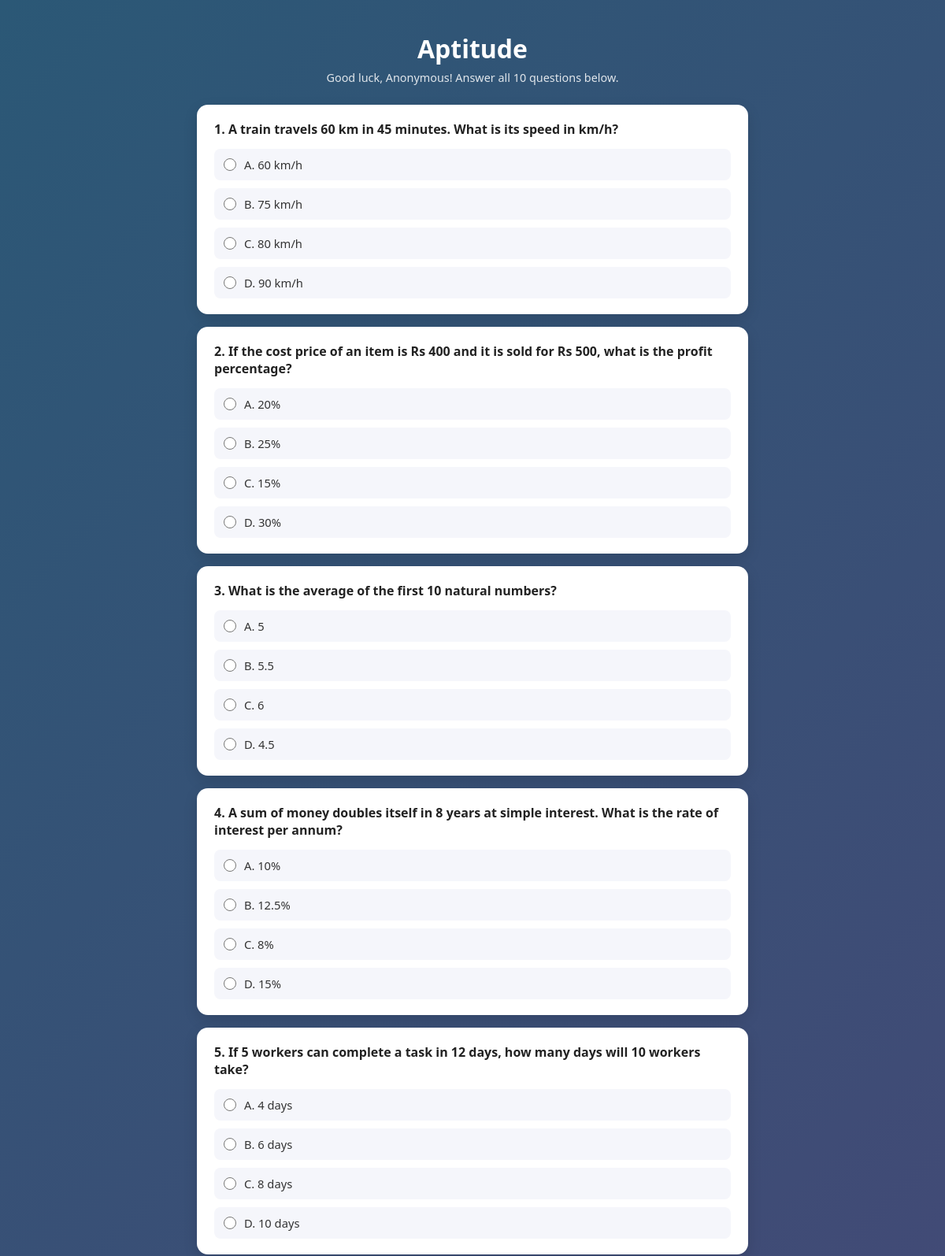
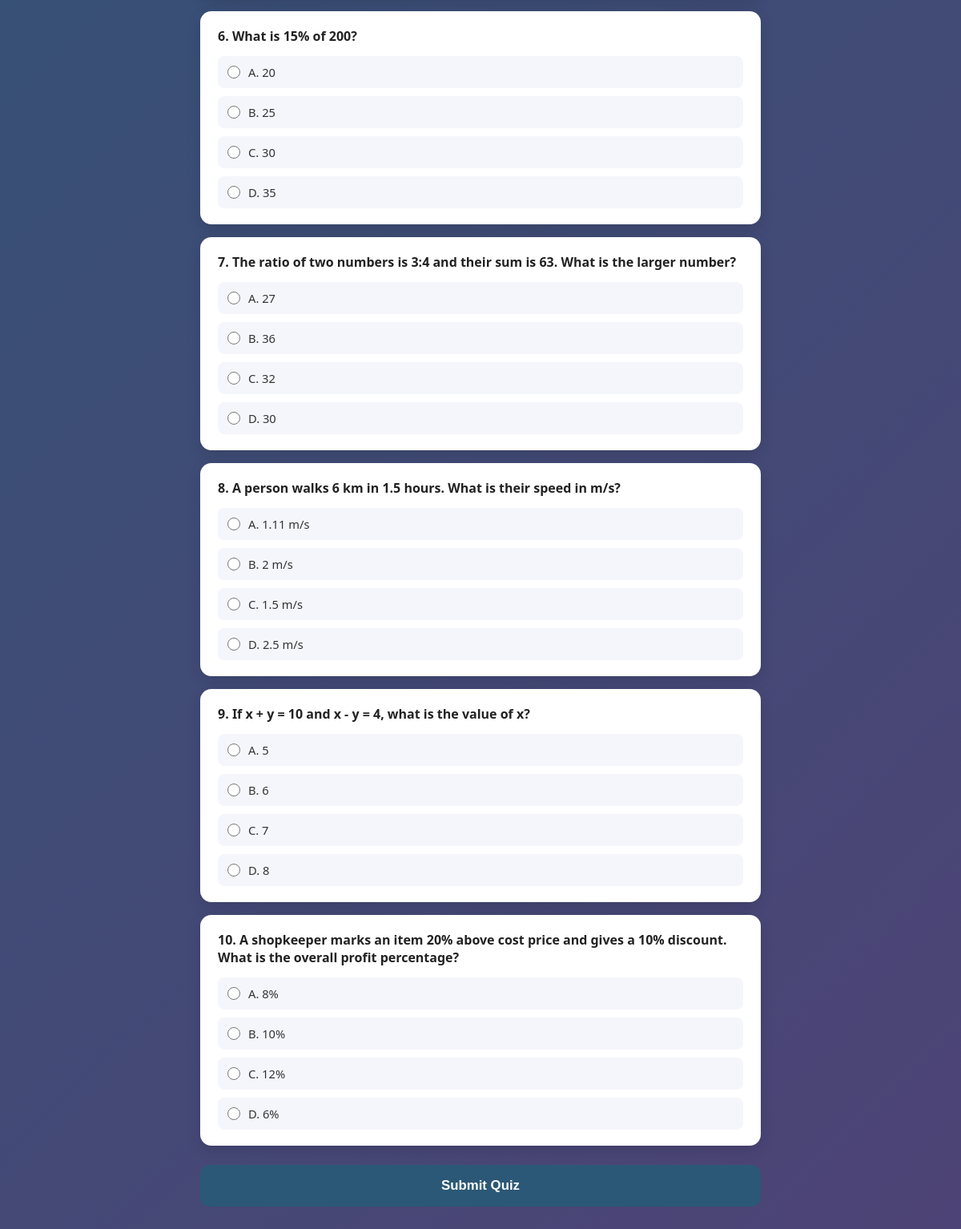
Screenshot of /quiz/2/ with the database file from the repository (2 pictures, top to bottom).
### quiz_app/models.py (models this page shows, shortened)
class Category(models.Model):
    name = models.CharField(max_length=100, unique=True)
    class Meta:
        verbose_name_plural = 'Categories'
        ordering = ['name']

class Question(models.Model):
    OPTION_CHOICES = [('A','Option A'),('B','Option B'),('C','Option C'),('D','Option D')]
    category = models.ForeignKey(Category, on_delete=models.CASCADE, related_name='questions')
    text = models.CharField(max_length=300)
    option_a = models.CharField(max_length=200)
    option_b = models.CharField(max_length=200)
    option_c = models.CharField(max_length=200)
    option_d = models.CharField(max_length=200)
    correct_option = models.CharField(max_length=1, choices=OPTION_CHOICES)
    def options(self):
        return [('A', self.option_a), ('B', self.option_b), ('C', self.option_c), ('D', self.option_d)]

### quiz_app/views.py (the view)
# urls.py: path('quiz/<int:category_id>/', views.quiz, name='quiz'),
def quiz(request, category_id):
    category = get_object_or_404(Category, id=category_id)
    questions = list(category.questions.all())
    player_name = request.session.get('player_name', 'Anonymous')
    if not questions:
        return render(request, 'quiz_app/home.html', {'categories': Category.objects.all(), 'error': f'"{category.name}" has no questions yet. Please choose another category.'})
    return render(request, 'quiz_app/quiz.html', {'category': category, 'questions': questions, 'player_name': player_name})

### quiz_app/templates/quiz_app/quiz.html (shortened to what this page needs)
<!DOCTYPE html>
{% load static %}
<html lang="en">
<head>
    <link rel="stylesheet" href="{% static 'quiz_app/style.css' %}">
</head>
<body>
    <div class="wrapper wrapper-wide">
        <header>
            <h1>{{ category.name }}</h1>
            <p class="subtitle">Good luck, {{ player_name }}! Answer all {{ questions|length }} questions below.</p>
        </header>
        <form method="POST" action="{% url 'submit_quiz' category.id %}" id="quizForm">
            {% for question in questions %}
                <div class="question-card">
                    <p class="question-text">{{ forloop.counter }}. {{ question.text }}</p>
                    <div class="options">
                        {% for key, text in question.options %}
                            <label class="option-label">
                                <input type="radio" name="question_{{ question.id }}" value="{{ key }}" required>
                                <span>{{ key }}. {{ text }}</span>
                            </label>
                        {% endfor %}
                    </div>
                </div>
            {% endfor %}
            <button type="submit" class="submit-btn">Submit Quiz</button>
        </form>
    </div>
</body>
</html>

### quiz_app/static/quiz_app/style.css (style rules this page uses)
* { margin: 0; padding: 0; box-sizing: border-box; }
body { font-family: 'Segoe UI', Roboto, Helvetica, Arial, sans-serif; min-height: 100vh; background: linear-gradient(135deg, #2b5876 0%, #4e4376 100%); display: flex; align-items: flex-start; justify-content: center; padding: 40px 15px; }
.wrapper { width: 100%; max-width: 480px; }
.wrapper-wide { width: 100%; max-width: 700px; }
header { text-align: center; color: #fff; margin-bottom: 25px; }
header h1 { font-size: 2rem; font-weight: 700; }
.subtitle { opacity: 0.85; font-size: 0.9rem; margin-top: 6px; }
.question-card { background: #fff; border-radius: 14px; padding: 20px 22px; margin-bottom: 16px; box-shadow: 0 6px 18px rgba(0,0,0,0.12); }
.question-text { font-weight: 600; color: #222; margin-bottom: 14px; font-size: 1rem; }
.options { display: flex; flex-direction: column; gap: 10px; }
.option-label { display: flex; align-items: center; gap: 10px; padding: 10px 12px; border-radius: 8px; background: #f5f6fb; cursor: pointer; font-size: 0.92rem; color: #333; }
.option-label input { accent-color: #2b5876; width: 16px; height: 16px; }
.submit-btn { width: 100%; padding: 16px; border: none; border-radius: 12px; background: #2b5876; color: #fff; font-weight: 700; font-size: 1.05rem; cursor: pointer; margin-top: 8px; margin-bottom: 30px; }

### rows the page displays
Category: name "Aptitude"
Question: text "A train travels 60 km in 45 minutes. What is its speed in km/h?", options "A" "B" "C" "D", options "60 km/h" "75 km/h" "80 km/h" "90 km/h"
Question: text "If the cost price of an item is Rs 400 and it is sold for Rs 500, what is the profit percentage?", options "A" "B" "C" "D", options "20%" "25%" "15%" "30%"
Question: text "What is the average of the first 10 natural numbers?", options "A" "B" "C" "D", options "5" "5.5" "6" "4.5"
Question: text "A sum of money doubles itself in 8 years at simple interest. What is the rate of interest per annum?", options "A" "B" "C" "D", options "10%" "12.5%" "8%" "15%"
Question: text "If 5 workers can complete a task in 12 days, how many days will 10 workers take?", options "A" "B" "C" "D", options "4 days" "6 days" "8 days" "10 days"
Question: text "What is 15% of 200?", options "A" "B" "C" "D", options "20" "25" "30" "35"
Question: text "The ratio of two numbers is 3:4 and their sum is 63. What is the larger number?", options "A" "B" "C" "D", options "27" "36" "32" "30"
Question: text "A person walks 6 km in 1.5 hours. What is their speed in m/s?", options "A" "B" "C" "D", options "1.11 m/s" "2 m/s" "1.5 m/s" "2.5 m/s"
Question: text "If x + y = 10 and x - y = 4, what is the value of x?", options "A" "B" "C" "D", options "5" "6" "7" "8"
Question: text "A shopkeeper marks an item 20% above cost price and gives a 10% discount. What is the overall profit percentage?", options "A" "B" "C" "D", options "8%" "10%" "12%" "6%"

### other values shown
{{ player_name }} "Anonymous"
{{ questions|length }} "10"
